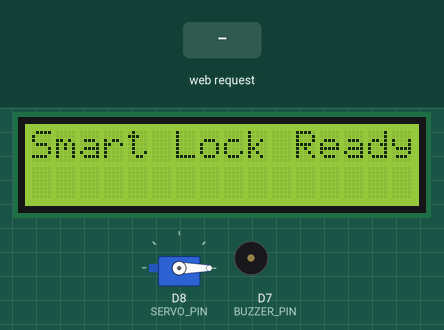
This sketch was run on a simulated ESP8266 (NodeMCU). Parts: servo, 16×2 character LCD, buzzer (waves = sounding, pin HIGH). The test bench sets the inputs (shaded band). WiFi joins after 1.5 s; servers stay silent unless stated; what the sketch prints to the serial monitor is not drawn.

Above: at 3.2 s.
3.3 s: HTTP request GET /open received
At 3.68 s:
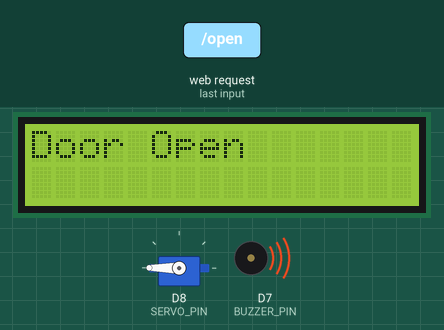
At 4.8 s:
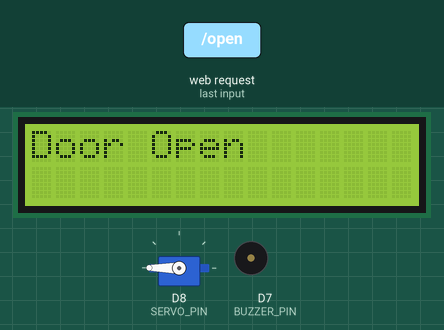
5.3 s: HTTP request GET /close received
At 6.3 s:
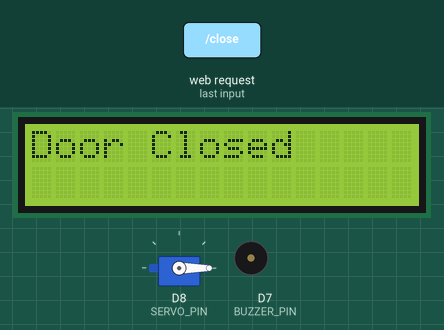
Timing chart, 0 to 8.3 s (numbered marks = the images above; inputs shaded):
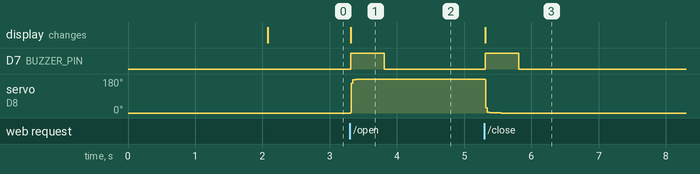

The sketch:

iot.ino
```cpp
#include <Wire.h>
#include <ESP8266WiFi.h>
#include <ESP8266WebServer.h>
#include <Servo.h>
#include <LiquidCrystal_I2C.h>

const char* ssid = "kudanil";
const char* password = "yahudianjay";

ESP8266WebServer server(80);
Servo myServo;
#define SERVO_PIN D8

LiquidCrystal_I2C lcd(0x27, 16, 2);

#define BUZZER_PIN D7

bool isDoorOpen = false;
unsigned long servoMoveStartTime = 0;
int servoTargetPosition = 0;
bool isServoMoving = false;

bool isBuzzing = false;
unsigned long buzzStartTime = 0;
int buzzDuration = 500;

void buzz(int duration) {
    isBuzzing = true;
    buzzStartTime = millis();
    buzzDuration = duration;
    digitalWrite(BUZZER_PIN, HIGH);
}

void handleBuzzer() {
    if (isBuzzing && millis() - buzzStartTime >= buzzDuration) {
        digitalWrite(BUZZER_PIN, LOW);
        isBuzzing = false;
    }
}

void openDoor() {
    if (!isDoorOpen) {
        servoTargetPosition = 180;
        servoMoveStartTime = millis();
        isServoMoving = true;
        isDoorOpen = true;
        server.send(200, "text/plain", "Door opened");
        lcd.clear();
        lcd.print("Door Open");
        buzz(500);
    } else {
        server.send(200, "text/plain", "Door already open");
    }
}

void closeDoor() {
    if (isDoorOpen) {
        servoTargetPosition = 0;
        servoMoveStartTime = millis();
        isServoMoving = true;
        isDoorOpen = false;
        server.send(200, "text/plain", "Door closed");
        lcd.clear();
        lcd.print("Door Closed");
        buzz(500);
    } else {
        server.send(200, "text/plain", "Door already closed");
    }
}

void setup() {
    Serial.begin(115200);
    Serial.println();

    WiFi.begin(ssid, password);
    Serial.print("Connecting to WiFi");
    while (WiFi.status() != WL_CONNECTED) {
        delay(1000);
        Serial.print(".");
    }
    Serial.println();
    Serial.println("WiFi connected!");
    Serial.print("IP Address: ");
    Serial.println(WiFi.localIP());

    myServo.attach(SERVO_PIN);
    myServo.write(0);

    Wire.begin(D2, D1);
    lcd.begin(16, 2);
    lcd.backlight();
    lcd.print("Smart Lock Ready");

    pinMode(BUZZER_PIN, OUTPUT);

    server.on("/open", HTTP_GET, []() {
        Serial.println("Open door request received");
        openDoor();
    });

    server.on("/close", HTTP_GET, []() {
        Serial.println("Close door request received");
        closeDoor();
    });

    server.begin();
    Serial.println("Server started!");
    Serial.print("Access the server at http://");
    Serial.print(WiFi.localIP());
    Serial.println("/");
}

void loop() {
    server.handleClient();

    if (isServoMoving) {
        unsigned long currentTime = millis();
        if (currentTime - servoMoveStartTime < 500) {
            int pos = map(currentTime - servoMoveStartTime, 0, 500, myServo.read(), servoTargetPosition);
            myServo.write(pos);
        } else {
            myServo.write(servoTargetPosition);
            isServoMoving = false;
        }
    }

    handleBuzzer();
}
```

Measured:
- after the input at 3.3 s, D7 (BUZZER_PIN): LOW → HIGH at once, → LOW 0.50 s later; servo on D8 (SERVO_PIN): 0° → 179° at once, → 180° 0.24 s later; the display: changes at once (image 1)
- after the input at 5.3 s, D7 (BUZZER_PIN): LOW → HIGH at once, → LOW 0.50 s later; servo on D8 (SERVO_PIN): 180° → 1° at once, → 0° 0.24 s later; the display: changes at once (image 3)
